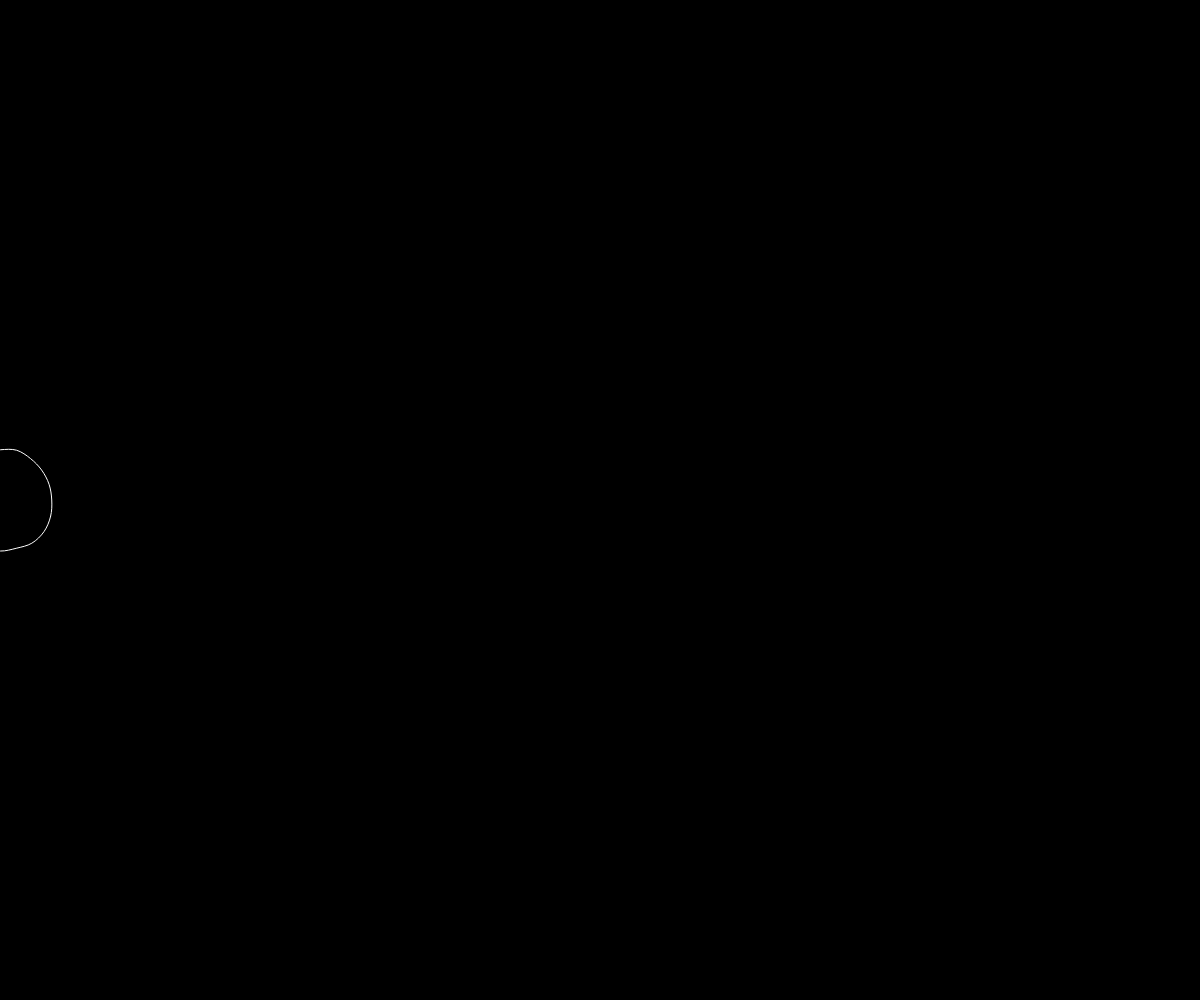
Frame 1 (no input)
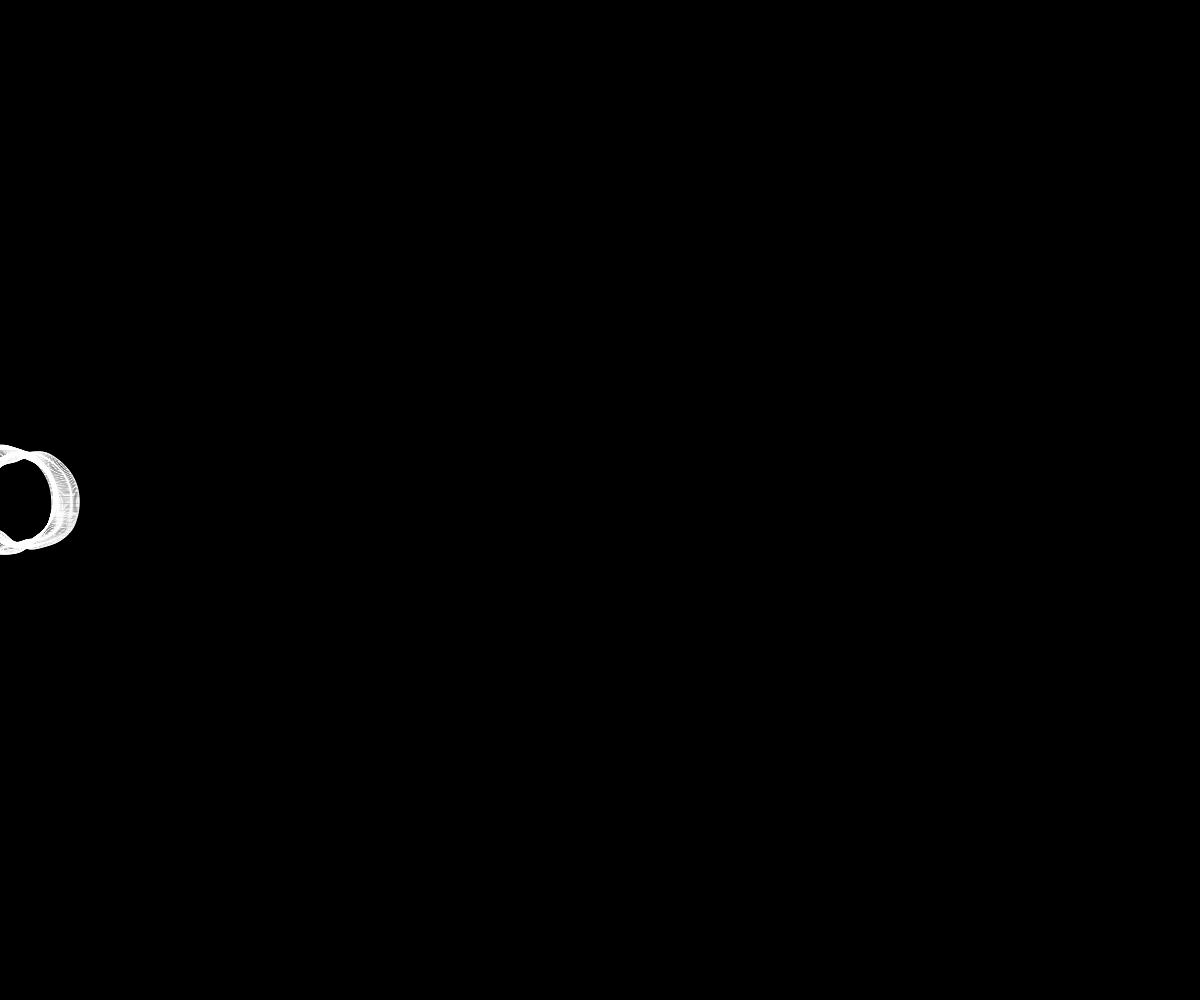
Frame 60 (no input)
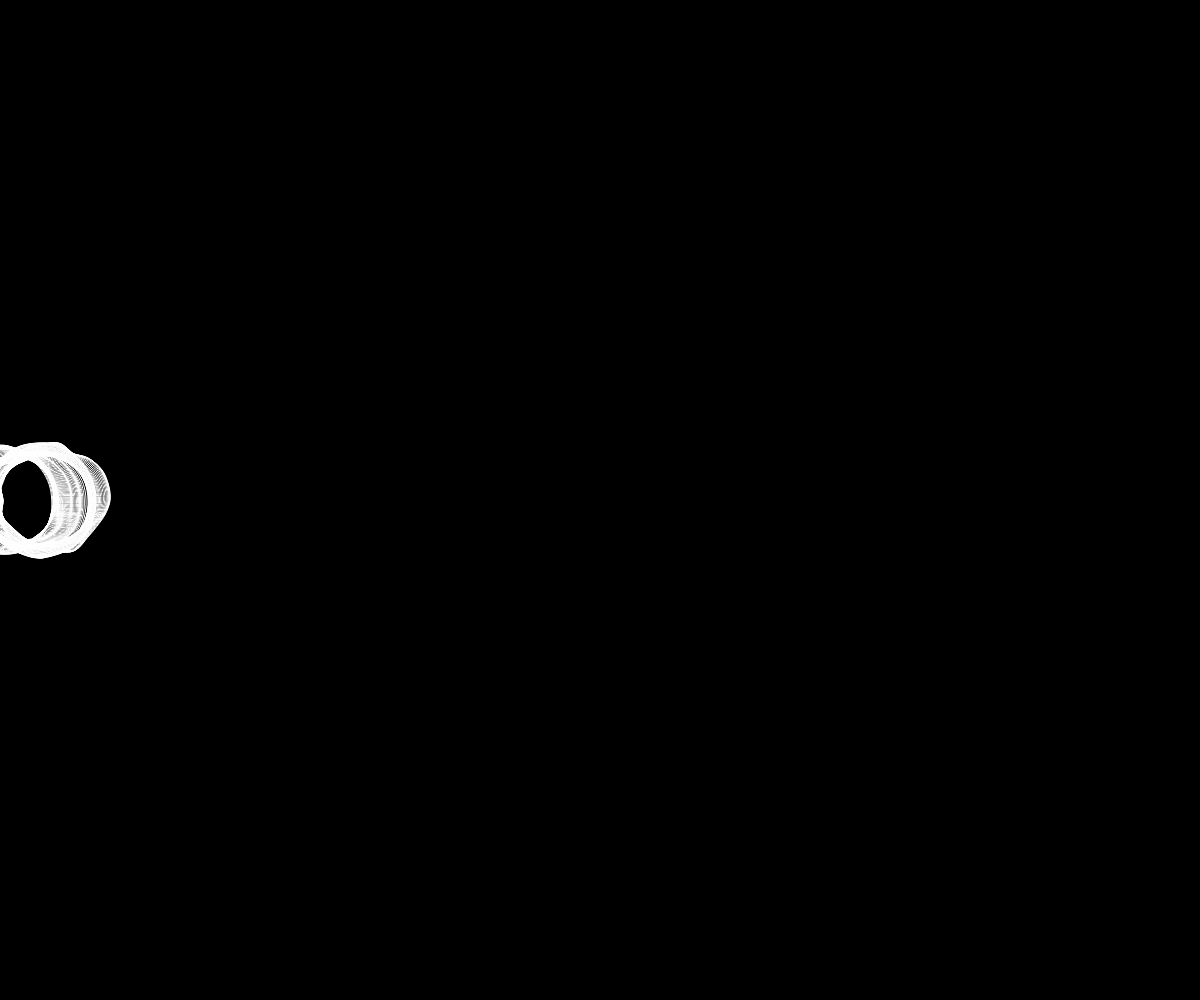
Frame 120 (the mouse pressed at the canvas centre since frame 60)

The p5.js sketch that drew these frames (run headless with seeded random() and noise() and a simulated clock; from frame 60 on, the mouse is pressed at the canvas centre):

// p5.js sketch
// ── sketch.js
let patatas;

function setup() {
  createCanvas(windowWidth, windowHeight);
  const maxASize = 100;
  patatas = new Array(1)
              .fill(0)
              .map((_, i, {length}) => {
                return new Patata(20, 10, maxASize - (i * maxASize / length));
              });
  background(0);
}

function draw() {
  // fill(0, 255);
  // noStroke();
  translate(frameCount * 0.5, height/2)
  for(const p of patatas){
    p.draw();
  }
}

class Patata{
  constructor(ptLen, id, radius){
    this.id = id;
    this.radius = radius;
    this.pts = new Array(ptLen+3).fill(0).map((_, i) => {
      const a = (TWO_PI / ptLen) * i;
      return [
        cos(a),
        sin(a),
        noise(cos( a ) * 0.5 + 0.5, sin( a ) * 0.5 + 0.5)
      ]
    });
  }

  draw(){
    noFill();
    stroke(255)
    beginShape();
    const t = millis()*0.001;
    for(const [x, y, z] of this.pts){
      curveVertex(
        x * noise(this.id, z, t) * this.radius, 
        y * noise(this.id, z, t) * this.radius, 
      )
    }
    endShape();
  }
}
